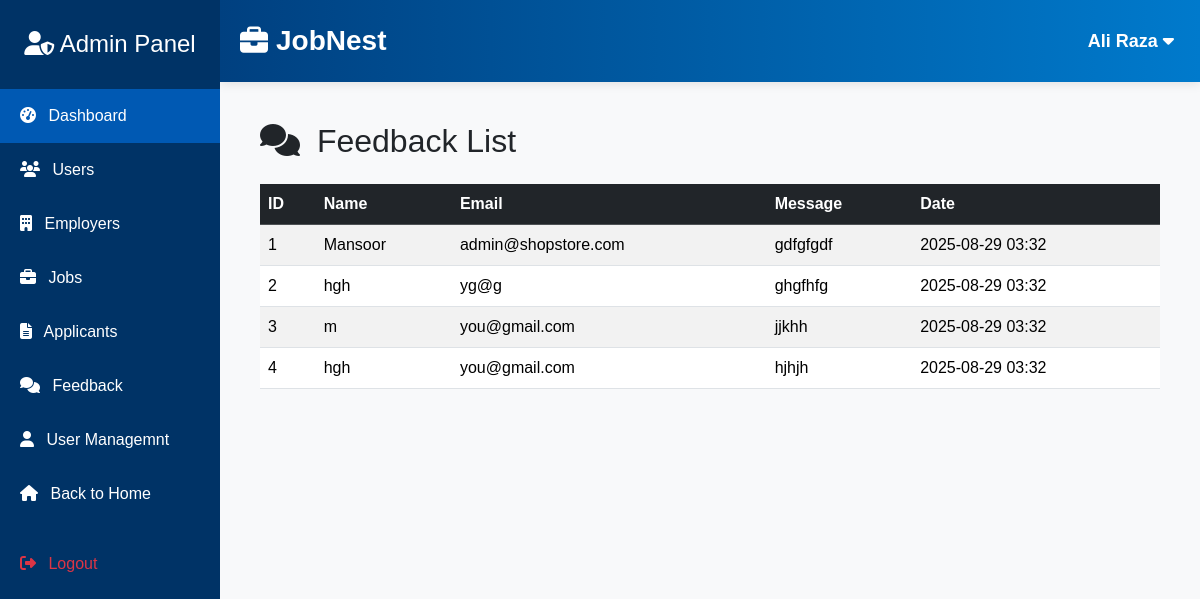
The app's page /feedbacks.php (signed in) with its own data.
### tables this page shows
CREATE TABLE `feedback` (
  `id` int(11) NOT NULL,
  `name` varchar(500) NOT NULL,
  `email` varchar(500) NOT NULL,
  `message` varchar(500) NOT NULL
);

### feedbacks.php (the view, shortened to what this page needs)
<?php
require_once 'adminheader.php';
$stmt = $conn->query("SELECT * FROM feedback");
$feedbacks = $stmt->fetchAll();
?>
<div class="main-content" style="margin-left:10; padding: 10px;">
  <h2 class="mb-4"><i class="fas fa-comments me-2"></i> Feedback List</h2>
  <div class="table-responsive">
    <table class="table table-striped table-hover align-middle">
      <thead class="table-dark">
        <tr>
          <th>ID</th><th>Name</th><th>Email</th><th>Message</th><th>Date</th>
        </tr>
      </thead>
      <tbody>
        <?php foreach ($feedbacks as $fb): ?>
        <tr>
          <td><?php echo $fb['id'];?></td>
          <td><?php echo $fb['name'];?></td>
          <td><?php echo $fb['email'];?></td>
          <td><?php echo $fb['message'];?></td>
          <td><?php echo date('Y-m-d H:i');?></td>
        </tr>
        <?php endforeach; ?>
      </tbody>
    </table>
  </div>
</div>

### adminheader.php (style rules this page uses)
body { font-family: 'Poppins', sans-serif; background-color: #f8f9fa; }

### records on screen
feedback: id "1", name "Mansoor", email "admin@shopstore.com", message "gdfgfgdf"
feedback: id "2", name "hgh", email "yg@g", message "ghgfhfg"
feedback: id "3", name "m", email "you@gmail.com", message "jjkhh"
feedback: id "4", name "hgh", email "you@gmail.com", message "hjhjh"

### other values on screen
$name "Ali Raza"
